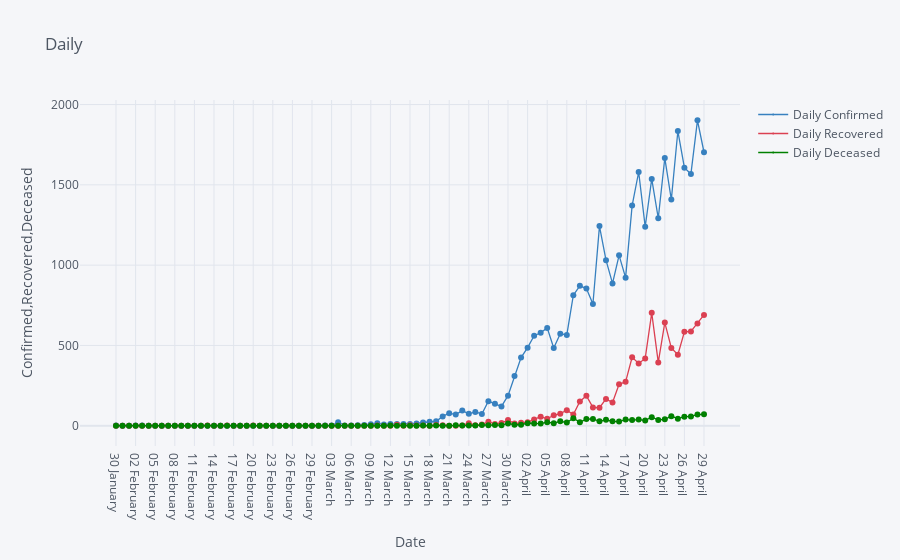

The cell this chart's notebook holds for it:
### Markdown cell above
# Daily Confirmed,Recovered,Deceased

### Code cell
df_data.iplot(kind="scatter",x="Date",y=["Daily Confirmed","Daily Recovered","Daily Deceased"],mode='markers+lines',title="Daily",xTitle="Date",yTitle="Confirmed,Recovered,Deceased ",colors=['blue','red','green'],size=0)

### Figure 1 — Plotly figure (JSON) as saved in the notebook; plotly's stock layout.template omitted (floating-point values rounded to 4 significant figures)
{"data": [{"line": {"color": "rgba(55, 128, 191, 1.0)", "dash": "solid", "shape": "linear", "width": 1.3}, "marker": {"size": 0, "symbol": "circle"}, "mode": "markers+lines", "name": "Daily Confirmed", "text": "", "type": "scatter", "x": ["30 January ", "31 January ", "01 February ", "02 February ", "03 February ", "04 February ", "05 February ", "06 February ", "07 February ", "08 February ", "09 February ", "10 February ", "11 February ", "12 February ", "13 February ", "14 February ", "15 February ", "16 February ", "17 February ", "18 February ", "19 February ", "20 February ", "21 February ", "22 February ", "23 February ", "24 February ", "25 February ", "26 February ", "27 February ", "28 February ", "29 February ", "01 March ", "02 March ", "03 March ", "04 March ", "05 March ", "06 March ", "07 March ", "08 March ", "09 March ", "10 March ", "11 March ", "12 March ", "13 March ", "14 March ", "15 March ", "16 March ", "17 March ", "18 March ", "19 March ", "20 March ", "21 March ", "22 March ", "23 March ", "24 March ", "25 March ", "26 March ", "27 March ", "28 March ", "29 March ", "30 March ", "31 March ", "01 April ", "02 April ", "03 April ", "04 April ", "05 April ", "06 April ", "07 April ", "08 April ", "09 April ", "10 April ", "11 April ", "12 April ", "13 April ", "14 April ", "15 April ", "16 April ", "17 April ", "18 April ", "19 April ", "20 April ", "21 April ", "22 April ", "23 April ", "24 April ", "25 April ", "26 April ", "27 April ", "28 April ", "29 April "], "y": [1, 0, 0, 1, 1, 0, 0, 0, 0, 0, 0, 0, 0, 0, 0, 0, 0, 0, 0, 0, 0, 0, 0, 0, 0, 0, 0, 0, 0, 0, 0, 0, 2, 1, 22, 2, 1, 3, 5, 9, 15, 8, 10, 10, 11, 10, 14, 20, 25, 27, 58, 78, 69, 94, 74, 86, 73, 153, 136, 120, 187, 309, 424, 486, 560, 579, 609, 484, 573, 565, 813, 871, 854, 758, 1243, 1031, 886, 1061, 922, 1371, 1580, 1239, 1537, 1292, 1667, 1408, 1835, 1607, 1568, 1902, 1703]}, {"line": {"color": "rgba(219, 64, 82, 1.0)", "dash": "solid", "shape": "linear", "width": 1.3}, "marker": {"size": 0, "symbol": "circle"}, "mode": "markers+lines", "name": "Daily Recovered", "text": "", "type": "scatter", "x": ["30 January ", "31 January ", "01 February ", "02 February ", "03 February ", "04 February ", "05 February ", "06 February ", "07 February ", "08 February ", "09 February ", "10 February ", "11 February ", "12 February ", "13 February ", "14 February ", "15 February ", "16 February ", "17 February ", "18 February ", "19 February ", "20 February ", "21 February ", "22 February ", "23 February ", "24 February ", "25 February ", "26 February ", "27 February ", "28 February ", "29 February ", "01 March ", "02 March ", "03 March ", "04 March ", "05 March ", "06 March ", "07 March ", "08 March ", "09 March ", "10 March ", "11 March ", "12 March ", "13 March ", "14 March ", "15 March ", "16 March ", "17 March ", "18 March ", "19 March ", "20 March ", "21 March ", "22 March ", "23 March ", "24 March ", "25 March ", "26 March ", "27 March ", "28 March ", "29 March ", "30 March ", "31 March ", "01 April ", "02 April ", "03 April ", "04 April ", "05 April ", "06 April ", "07 April ", "08 April ", "09 April ", "10 April ", "11 April ", "12 April ", "13 April ", "14 April ", "15 April ", "16 April ", "17 April ", "18 April ", "19 April ", "20 April ", "21 April ", "22 April ", "23 April ", "24 April ", "25 April ", "26 April ", "27 April ", "28 April ", "29 April "], "y": [0, 0, 0, 0, 0, 0, 0, 0, 0, 0, 0, 0, 0, 0, 1, 0, 0, 1, 0, 0, 0, 1, 0, 0, 0, 0, 0, 0, 0, 0, 0, 0, 0, 0, 0, 0, 0, 0, 0, 0, 1, 0, 0, 6, 0, 3, 1, 1, 0, 5, 3, 0, 0, 2, 15, 3, 7, 25, 10, 17, 35, 13, 19, 22, 39, 56, 43, 65, 75, 96, 70, 151, 186, 114, 112, 167, 144, 258, 273, 426, 388, 419, 703, 394, 642, 484, 442, 585, 587, 637, 690]}, {"line": {"color": "rgba(0, 128, 0, 1.0)", "dash": "solid", "shape": "linear", "width": 1.3}, "marker": {"size": 0, "symbol": "circle"}, "mode": "markers+lines", "name": "Daily Deceased", "text": "", "type": "scatter", "x": ["30 January ", "31 January ", "01 February ", "02 February ", "03 February ", "04 February ", "05 February ", "06 February ", "07 February ", "08 February ", "09 February ", "10 February ", "11 February ", "12 February ", "13 February ", "14 February ", "15 February ", "16 February ", "17 February ", "18 February ", "19 February ", "20 February ", "21 February ", "22 February ", "23 February ", "24 February ", "25 February ", "26 February ", "27 February ", "28 February ", "29 February ", "01 March ", "02 March ", "03 March ", "04 March ", "05 March ", "06 March ", "07 March ", "08 March ", "09 March ", "10 March ", "11 March ", "12 March ", "13 March ", "14 March ", "15 March ", "16 March ", "17 March ", "18 March ", "19 March ", "20 March ", "21 March ", "22 March ", "23 March ", "24 March ", "25 March ", "26 March ", "27 March ", "28 March ", "29 March ", "30 March ", "31 March ", "01 April ", "02 April ", "03 April ", "04 April ", "05 April ", "06 April ", "07 April ", "08 April ", "09 April ", "10 April ", "11 April ", "12 April ", "13 April ", "14 April ", "15 April ", "16 April ", "17 April ", "18 April ", "19 April ", "20 April ", "21 April ", "22 April ", "23 April ", "24 April ", "25 April ", "26 April ", "27 April ", "28 April ", "29 April "], "y": [0, 0, 0, 0, 0, 0, 0, 0, 0, 0, 0, 0, 0, 0, 0, 0, 0, 0, 0, 0, 0, 0, 0, 0, 0, 0, 0, 0, 0, 0, 0, 0, 0, 0, 0, 0, 0, 0, 0, 0, 0, 0, 1, 0, 1, 0, 0, 1, 0, 1, 0, 0, 3, 2, 1, 1, 5, 3, 5, 3, 14, 6, 6, 16, 14, 13, 22, 16, 27, 20, 46, 22, 41, 42, 27, 37, 27, 26, 38, 35, 38, 33, 53, 36, 40, 59, 44, 56, 58, 69, 71]}], "layout": {"legend": {"bgcolor": "#F5F6F9", "font": {"color": "#4D5663"}}, "paper_bgcolor": "#F5F6F9", "plot_bgcolor": "#F5F6F9", "title": {"font": {"color": "#4D5663"}, "text": "Daily"}, "xaxis": {"gridcolor": "#E1E5ED", "showgrid": true, "tickfont": {"color": "#4D5663"}, "title": {"font": {"color": "#4D5663"}, "text": "Date"}, "zerolinecolor": "#E1E5ED"}, "yaxis": {"gridcolor": "#E1E5ED", "showgrid": true, "tickfont": {"color": "#4D5663"}, "title": {"font": {"color": "#4D5663"}, "text": "Confirmed,Recovered,Deceased "}, "zerolinecolor": "#E1E5ED"}}}
